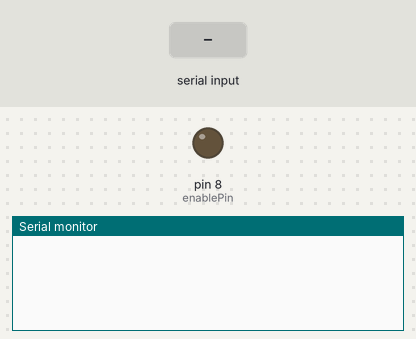
The sketch below on a simulated Arduino Uno, built with avr-gcc and run on an emulated ATmega328P. Parts: output pins drawn as LEDs (lit = HIGH), the last lines printed to the serial monitor. The test bench sets the inputs (shaded band).

Above: at 1.2 s.
1.3 s: "90,45\n" received over Serial
At 2.4 s:
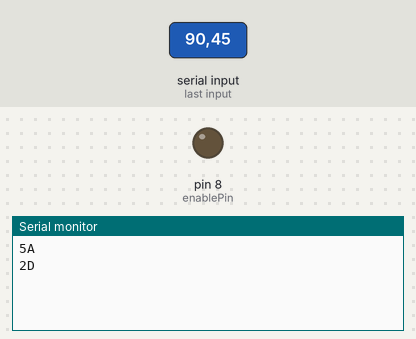
2.9 s: "30,150\n" received over Serial
At 3.7 s:
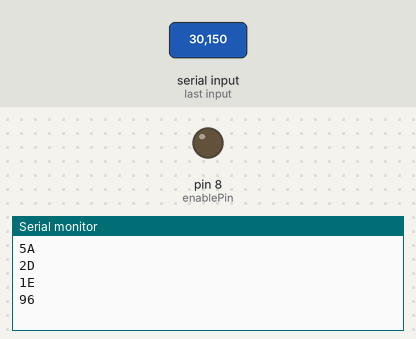
4.5 s: "200\n" received over Serial
At 4.8 s:
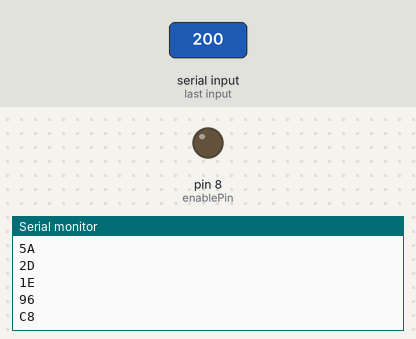

The sketch:

receiver.ino
```cpp
int masterByte ;
int enablePin = 8;


void setup() {
  Serial.begin(9600);
  pinMode(enablePin, OUTPUT);
  delay(10);
  digitalWrite(enablePin,LOW);

}

void loop() {
  while (Serial.available()){

   masterByte = Serial.parseInt();
    //Serial.println(masterByte);
    //char aChar  = masterByte;
   // Serial.println(aChar);
      if (masterByte != 0) {
         Serial.println (masterByte, HEX);
      }

   delay(100);


    }

}
```

Measured:
- after the input at 1.3 s, the serial monitor: prints a new line at once (image 1)
- after the input at 2.9 s, the serial monitor: prints a new line at once (image 2)
- after the input at 4.5 s, the serial monitor: prints a new line at once (image 3)
